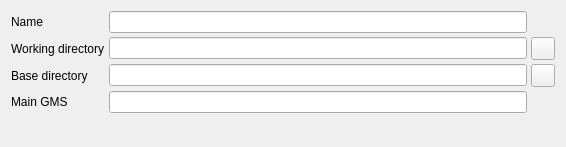
<?xml version="1.0" encoding="UTF-8"?>
<ui version="4.0">
 <class>gams::studio::project::ProjectOptions</class>
 <widget class="QWidget" name="gams::studio::project::ProjectOptions">
  <property name="geometry">
   <rect>
    <x>0</x>
    <y>0</y>
    <width>566</width>
    <height>147</height>
   </rect>
  </property>
  <property name="windowTitle">
   <string>Project Options</string>
  </property>
  <layout class="QVBoxLayout" name="verticalLayout">
   <item>
    <widget class="QWidget" name="widget" native="true">
     <layout class="QGridLayout" name="gridLayout">
      <property name="leftMargin">
       <number>0</number>
      </property>
      <property name="topMargin">
       <number>0</number>
      </property>
      <property name="rightMargin">
       <number>0</number>
      </property>
      <property name="bottomMargin">
       <number>0</number>
      </property>
      <property name="spacing">
       <number>4</number>
      </property>
      <item row="1" column="2">
       <widget class="QToolButton" name="bWorkDir">
        <property name="text">
         <string/>
        </property>
        <property name="icon">
         <iconset resource="../../icons/icons.qrc">
          <normaloff>:/solid/folder-open-bw</normaloff>:/solid/folder-open-bw</iconset>
        </property>
       </widget>
      </item>
      <item row="0" column="0">
       <widget class="QLabel" name="label">
        <property name="text">
         <string>Name</string>
        </property>
       </widget>
      </item>
      <item row="2" column="0">
       <widget class="QLabel" name="laBaseDir">
        <property name="text">
         <string>Base directory</string>
        </property>
       </widget>
      </item>
      <item row="4" column="0">
       <spacer name="verticalSpacer">
        <property name="orientation">
         <enum>Qt::Vertical</enum>
        </property>
        <property name="sizeHint" stdset="0">
         <size>
          <width>20</width>
          <height>0</height>
         </size>
        </property>
       </spacer>
      </item>
      <item row="1" column="0">
       <widget class="QLabel" name="laWorkDir">
        <property name="text">
         <string>Working directory</string>
        </property>
       </widget>
      </item>
      <item row="2" column="1">
       <widget class="QLineEdit" name="edBaseDir"/>
      </item>
      <item row="1" column="1">
       <widget class="QLineEdit" name="edWorkDir"/>
      </item>
      <item row="2" column="2">
       <widget class="QToolButton" name="bBaseDir">
        <property name="text">
         <string/>
        </property>
        <property name="icon">
         <iconset resource="../../icons/icons.qrc">
          <normaloff>:/solid/folder-open-bw</normaloff>:/solid/folder-open-bw</iconset>
        </property>
       </widget>
      </item>
      <item row="0" column="1">
       <widget class="QLineEdit" name="edName"/>
      </item>
      <item row="3" column="1">
       <widget class="QLineEdit" name="edMainGms"/>
      </item>
      <item row="3" column="0">
       <widget class="QLabel" name="label_3">
        <property name="text">
         <string>Main GMS</string>
        </property>
       </widget>
      </item>
     </layout>
    </widget>
   </item>
  </layout>
 </widget>
 <tabstops>
  <tabstop>edName</tabstop>
  <tabstop>edWorkDir</tabstop>
  <tabstop>bWorkDir</tabstop>
  <tabstop>edBaseDir</tabstop>
  <tabstop>bBaseDir</tabstop>
  <tabstop>edMainGms</tabstop>
 </tabstops>
 <resources>
  <include location="../../icons/icons.qrc"/>
 </resources>
 <connections/>
</ui>
